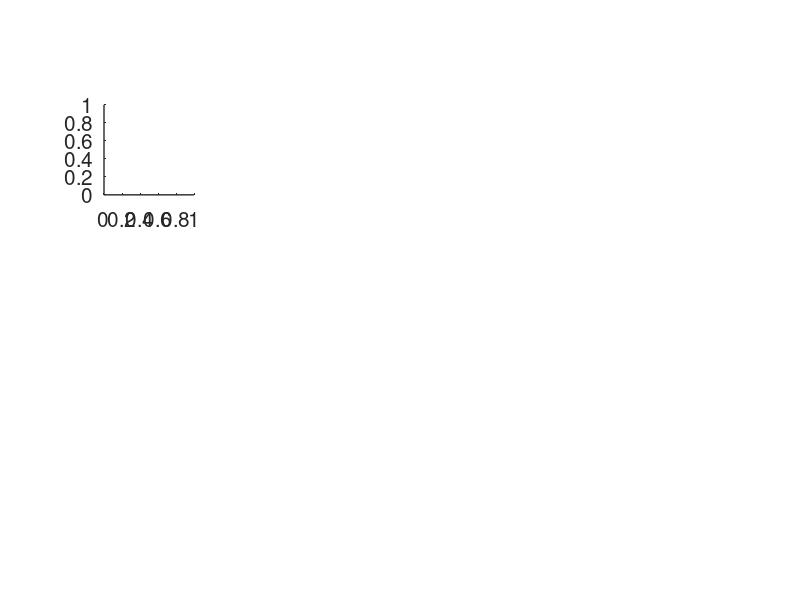

The MATLAB script that drew this image: (Note: this script raises an error after producing the figure.)
% This script takes the fitting results from a1_modelFitting.m and checks
% parameter trade-offs by plotting fitted parameters between each other.

load("a1_modelFittingResults.mat")

%% plot free parameters in the exposure phase
figure; hold on
set(gcf, 'Position', get(0, 'Screensize'));

combi = nchoosek(7:11,2);
n_combi = size(combi, 1);
n_col = max(factor(n_combi));
n_row = n_combi/n_col;

for i = 1:n_combi
    subplot(n_row, n_col, i); hold on
    set(gca, 'LineWidth', 1, 'FontSize', 15)
    axis square
    x = combi(i,1);
    y = combi(i,2);

    plot(model.estimatedP(:,x), model.estimatedP(:,y),'o','Color',[repmat(0.3, 1, 3)])
    [r, p] = corr(model.estimatedP(:,x), model.estimatedP(:,y));
    r2 = r^2;
    title(['r^2 = ' num2str(round(r2,2)) ', p = ' num2str(round(p,2))])
    xlabel(model.paraID{x})
    ylabel(model.paraID{y});

end